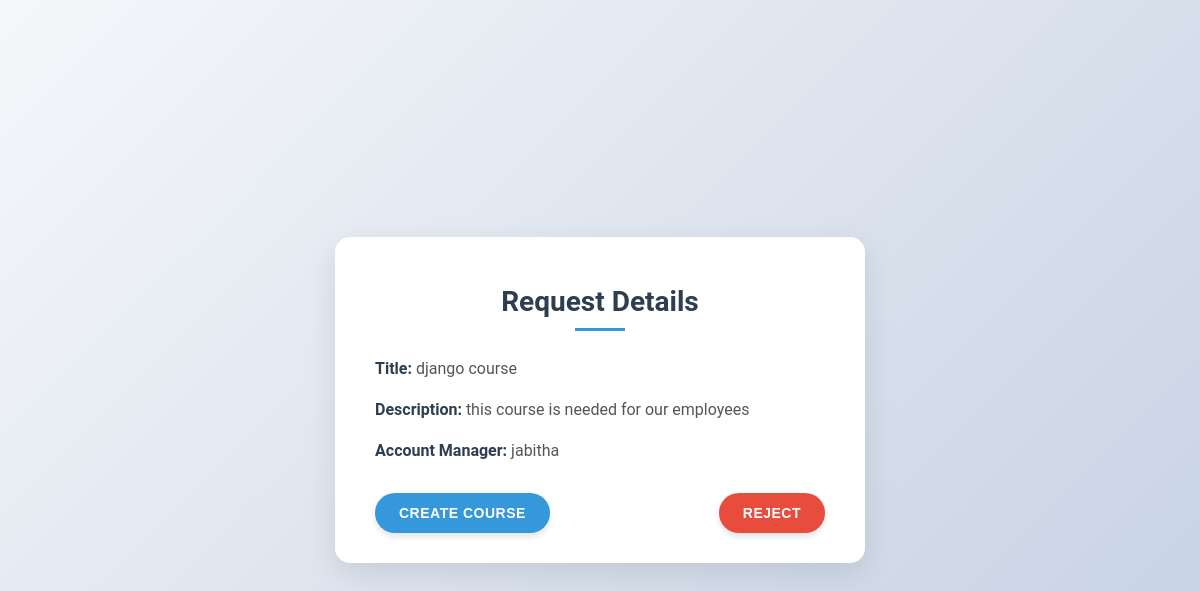
The page /dashboard/admin_action/1/1/ on the database its author committed.
### dashboards/models.py (models this page shows, shortened)
class TrainingRequest(models.Model):
    request_id = models.AutoField(primary_key=True)
    title = models.CharField(max_length=255)
    description = models.TextField(null=True, blank=True)
    status = models.CharField(
        max_length=10,
        choices=[('Pending', 'Pending'),
                 ('Approved', 'Approved'),
                 ('Rejected', 'Rejected')],
        default='Pending'
    )
    account_manager = models.ForeignKey(
        'authentication.User',
        on_delete=models.CASCADE,
        limit_choices_to={'role__role_name': 'Manager'}
    )
    course_duration = models.PositiveIntegerField(help_text="Duration in days")  # New field
    employee_count = models.PositiveIntegerField(help_text="Number of employees involved")  # New field
    created_at = models.DateTimeField(auto_now_add=True)

### authentication/models.py (models this page shows, shortened)
class User(models.Model):
    name = models.CharField(max_length=100)
    email = models.EmailField(unique=True)
    password = models.CharField(max_length=255)
    role = models.ForeignKey(Role, on_delete=models.CASCADE)
    def __str__(self):
        return self.name

### dashboards/views.py (the view, shortened to what this page needs)
# urls.py: path('admin_action/<int:user_id>/<int:request_id>/', views.admin_action, name='admin_action'),
def admin_action(request, user_id, request_id):
    task = get_object_or_404(TrainingRequest, request_id=request_id)
    context = {
        'title': task.title,
        'description': task.description,
        'account_manager': task.account_manager
    }
    return render(request, 'dashboards/admin_action.html', context)

### dashboards/templates/dashboards/admin_action.html (shortened to what this page needs)
{% load static %}
<!DOCTYPE html>
<html lang="en">
<head>
    <link rel="stylesheet" href="{% static 'css/admin_action.css' %}">
</head>
<body>
    <div class="container">
        <h1>Request Details</h1>
        <p><strong>Title:</strong> {{ title }}</p>
        <p><strong>Description:</strong> {{ description }}</p>
        <p><strong>Account Manager:</strong> {{ account_manager }}</p>
        <form method="POST">
            <div class="actions">
                <button type="submit" name="action" value="create" class="create-course">Create Course</button>
                <button type="submit" name="action" value="reject" class="reject" onclick="return confirmReject()">Reject</button>
            </div>
        </form>
    </div>
</body>
</html>

### dashboards/static/css/admin_action.css (style rules this page uses)
body { font-family: 'Roboto', Arial, sans-serif; background: linear-gradient(135deg, #f5f7fa 0%, #c3cfe2 100%); margin: 0; padding: 0; display: flex; justify-content: center; align-items: center; height: 100vh; color: #333; }
.container { background-color: #ffffff; padding: 30px 40px; border-radius: 15px; box-shadow: 0 10px 30px rgba(0, 0, 0, 0.1); max-width: 450px; width: 100%; position: relative; overflow: hidden; }
.container::before { content: ''; position: absolute; top: -50%; left: -50%; width: 200%; height: 200%; background: radial-gradient(circle, rgba(255,255,255,0.3) 0%, rgba(255,255,255,0) 70%); transform: rotate(45deg); z-index: 0; }
h1 { font-size: 28px; margin-bottom: 25px; text-align: center; color: #2c3e50; position: relative; z-index: 1; }
h1::after { content: ''; display: block; width: 50px; height: 3px; background-color: #3498db; margin: 10px auto 0; }
p { font-size: 16px; color: #555; margin: 15px 0; line-height: 1.6; position: relative; z-index: 1; }
strong { color: #2c3e50; font-weight: 600; }
.actions { display: flex; justify-content: space-between; margin-top: 30px; position: relative; z-index: 1; }
.actions button { padding: 12px 24px; font-size: 14px; border: none; border-radius: 25px; cursor: pointer; transition: all 0.3s ease; font-weight: 600; text-transform: uppercase; letter-spacing: 0.5px; box-shadow: 0 4px 6px rgba(0, 0, 0, 0.1); }
.reject { background-color: #e74c3c; color: #fff; }
.create-course { background-color: #3498db; color: #fff; }

### rows shown on the page
TrainingRequest: title "django course", description "this course is needed for our employees"
User: name "jabitha"
